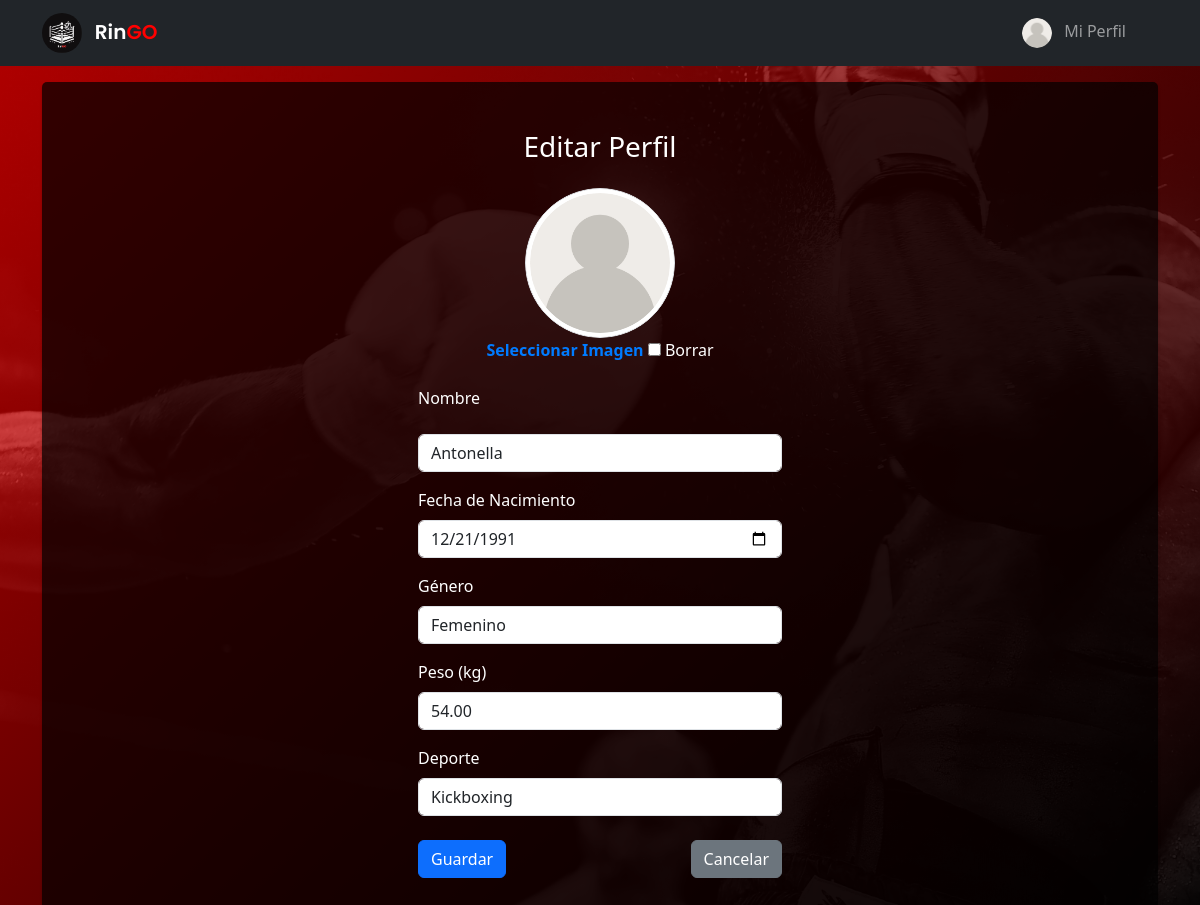
The page /perfil/editar/33/ (signed in) on the database its author committed.
### usuarios/models.py (models this page shows, shortened)
class Perfil(models.Model):
    user = models.OneToOneField(User, on_delete=models.CASCADE)
    nombre_perfil = models.CharField(max_length=100)
    fecha_nacimiento = models.DateField(null=True, blank=True)
    peso = models.DecimalField(
        max_digits=5,
        decimal_places=2,
        validators=[MinValueValidator(0.1)],
        null=True,
        blank=True,
    )
    deporte = models.CharField(
        max_length=50, choices=[("boxeo", "Boxeo"), ("kickboxing", "Kickboxing")]
    )
    foto = models.ImageField(upload_to="perfil_fotos/", blank=True, null=True)
    genero = models.CharField(
        max_length=20,
        choices=[
            ("masculino", "Masculino"),
            ("femenino", "Femenino"),
            ("prefiero no decir", "Prefiero no decir"),
        ],
        default="otro",
    )

### usuarios/views.py (the view, shortened to what this page needs)
# urls.py: path("perfil/editar/<int:pk>/", PerfilUpdateView.as_view(), name="editar_perfil"),
class PerfilUpdateView(LoginRequiredMixin, EsMiembroMixin, UpdateView):
    model = Perfil
    form_class = PerfilForm
    template_name = "perfil/perfil_form.html"

### usuarios/forms.py
class PerfilForm(forms.ModelForm):
    class Meta:
        model = Perfil
        fields = [
            "nombre_perfil",
            "fecha_nacimiento",
            "peso",
            "deporte",
            "genero",
            "foto",
        ]
        widgets = {
            "fecha_nacimiento": forms.DateInput(
                attrs={"type": "date", "class": "form-control"}
            ),
            "genero": forms.Select(attrs={"class": "form-control"}),
            "deporte": forms.Select(attrs={"class": "form-control"}),
            "foto": forms.ClearableFileInput(attrs={"class": "form-control"}),
            "nombre_perfil": forms.TextInput(
                attrs={
                    "class": "form-control",
                    "placeholder": "Ingresa tu nombre de perfil",
                }
            ),
            "peso": forms.NumberInput(
                attrs={
                    "class": "form-control",
                    "placeholder": "Ingresa tu peso (kg)",
                    "min": "0",
                }
            ),
        }

### usuarios/views.py (called while the page is built)
    def get_context_data(self, **kwargs):
        context = super().get_context_data(**kwargs)
        if self.request.user.is_authenticated:
            context["es_miembro"] = self.request.user.groups.filter(
                name="Miembro"
            ).exists()
        return context

### templates/perfil/perfil_form.html (shortened to what this page needs)
{% extends "_base.html" %}{% load static %} {% block content %}
<div class="container-fluid mt-3 d-flex justify-content-center edit-form">
	<div class="col-md-4">
		<h3 class="text-center mb-4 mt-5">
			{% if object.pk %}
				Editar Perfil
			{% else %}
				Crear Perfil
			{% endif %}
		</h3>
		<form method="post" action="" enctype="multipart/form-data" class='form-perfil'>
			<div class="form-group mb-3 text-center">
				<div class="foto-container">
					<img
						src="{% if form.foto.value %}{{ form.foto.value.url }}{% else %}{% static 'img/default-user.png' %}{% endif %}"
						alt="Foto de Perfil"
						id="foto-preview"
						class="img-thumbnail rounded-circle"
						style="width: 150px; height: 150px; object-fit: cover;"
					/>
				</div>
				<label for="id_foto" class="form-label">Seleccionar Imagen</label>
				<input type="checkbox" name="foto-clear" id="foto-clear_id">
				<label for="foto-clear_id">Borrar</label>
			</div>
			<div class="form-group mb-3">
				<label for="id_nombre_perfil" class="form-label">Nombre</label></p>
				{{ form.nombre_perfil }}
			</div>
			<div class="form-group mb-3">
				<label for="id_fecha_nacimiento" class="form-label">Fecha de Nacimiento</label>
				<input
					type="date"
					name="fecha_nacimiento"
					value="{{ form.fecha_nacimiento.value|date:'Y-m-d' }}"
					class="form-control"
				>
			</div>
			<div class="form-group mb-3">
				<label for="id_genero" class="form-label">Género</label>
				{{ form.genero }}
			</div>
			<div class="form-group mb-3">
				<label for="id_peso" class="form-label">Peso (kg)</label>
				{{ form.peso }}
			</div>
			<div class="form-group mb-3">
				<label for="id_deporte" class="form-label">Deporte</label>
				{{ form.deporte }}
			</div>
			<div class="d-flex justify-content-between mt-4 mb-5">
				<button type="submit" class="btn btn-primary">Guardar</button>
				<a href="{% url 'home' %}" class="btn btn-secondary">Cancelar</a>
			</div>
		</form>
	</div>
</div>
{% endblock %}

### static/css/style.css (style rules this page uses)
body { min-height: 100vh; background: linear-gradient( 135deg, rgba(255, 0, 0, 0.7), rgba(0, 0, 0, 0.9) ), url('/static/img/background_1.jpg'); background-size: cover; background-position: center; background-repeat: no-repeat; color: white; }
.form-control { background-color: rgba(255, 255, 255, 0.1); border: none; color: white; }
.btn-primary { background-color: #ff4c4c; border: none; }
.edit-form { color: white; margin: 0 auto; background: rgba(0, 0, 0, 0.7); border-radius: 5px; box-shadow: 0 3px 3px rgba(0, 0, 0, 0.2); }
.foto-container { position: relative; width: 150px; height: 150px; margin: 0 auto; border-radius: 50%; overflow: hidden; }
#foto-preview { width: 100%; height: 100%; object-fit: cover; border-radius: 50%; }
label[for="id_foto"] { cursor: pointer; font-weight: bold; color: #007bff; }

### rows shown on the page
Perfil: nombre_perfil "Antonella", fecha_nacimiento "12/21/1991", genero "Femenino", peso "54.00", deporte "Kickboxing"
